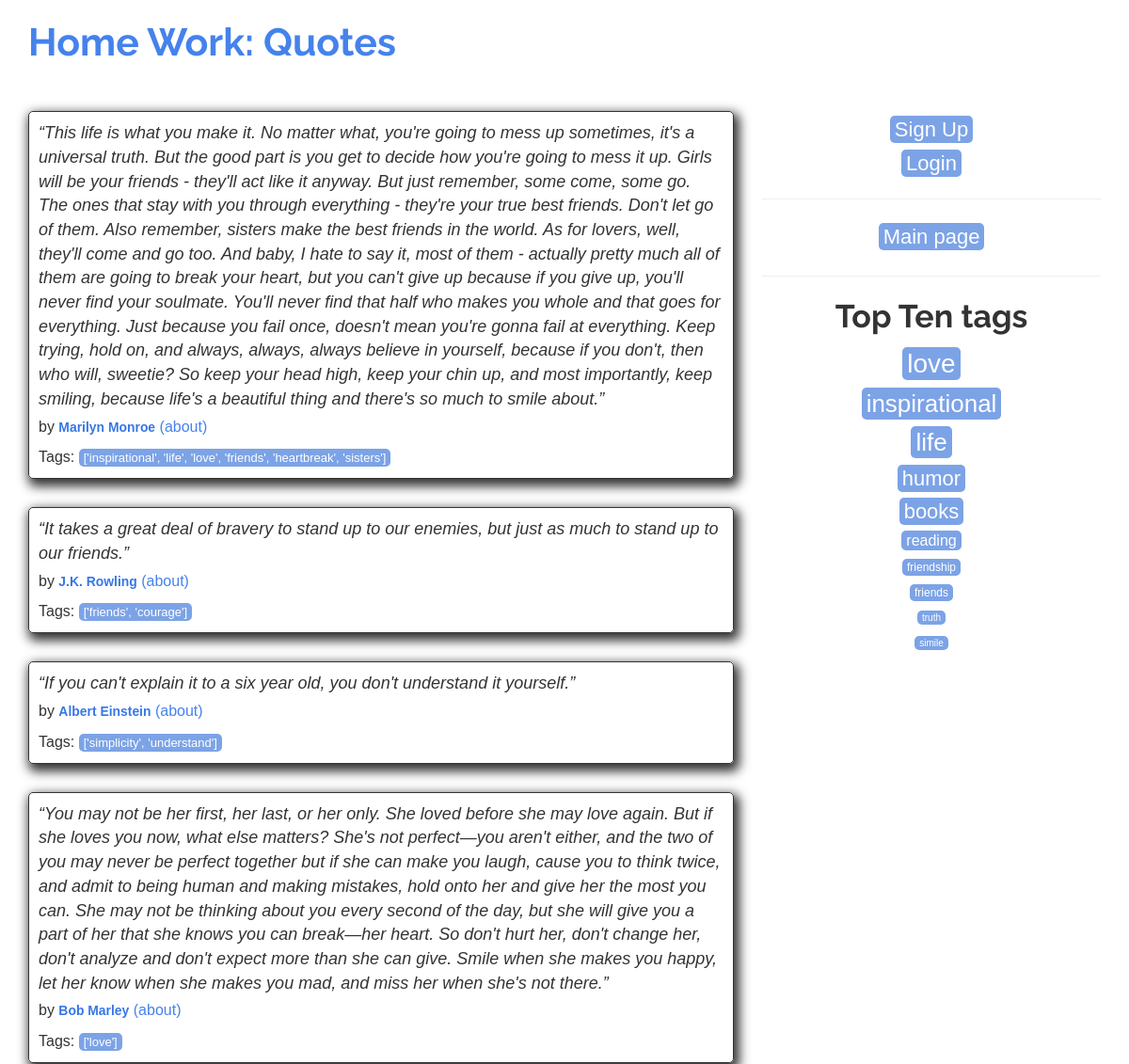
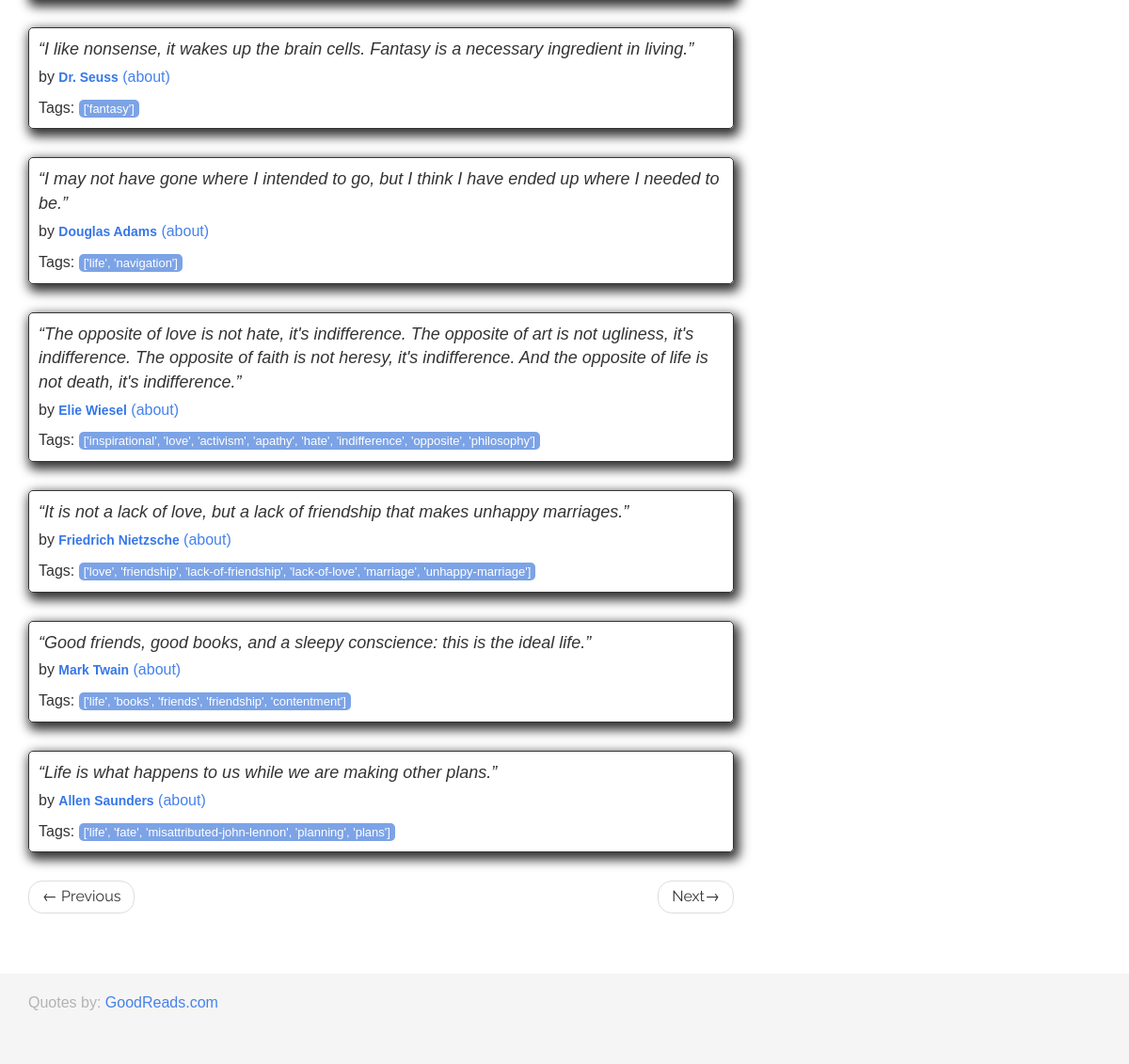
/2, run on the app's committed database (2 pictures, top to bottom).
### quotes/models.py (models this page shows, shortened)
class Quote(models.Model):
    quote = models.TextField()
    tags = models.ManyToManyField(Tag)
    author = models.ForeignKey(Author, on_delete=models.CASCADE, default=None, null=True)
    created_at = models.DateTimeField(auto_now_add=True)

class Author(models.Model):
    fullname = models.CharField(max_length=50)
    born_date = models.CharField(max_length=50)
    born_location = models.CharField(max_length=150)
    description = models.TextField()
    created_at = models.DateTimeField(auto_now_add=True)

class Tag(models.Model):
    name =  models.CharField(max_length=30, null=False, unique=True )
    def __str__(self):
        return f"{self.name}"

### quotes/views.py (the view)
# urls.py: path("", views.main_view, name="main"),
def main_view(request, page=1):
    quotes = Quote.objects.all()
    row_cnt = 10
    paginator = Paginator(list(quotes), row_cnt)
    page_quotes = paginator.page(page)
    return render(request, "quotes/main.html", context={'quotes': page_quotes})

### quotes/templatetags/extract.py (called while the page is built)
def get_tags(quote):
    qtags = []
    for name in quote.all():
        qtags.append(str(name))
    return qtags

### quotes/templates/quotes/main.html (shortened to what this page needs)
<!DOCTYPE html>
<html lang="en">
<head>
    {% load static %}
    <link rel="stylesheet" href="{% static 'quotes/bootstrap.min.css' %}">
    <link rel="stylesheet" href="{% static 'quotes/main.css' %}">
</head>
<body>
    <div class="container">
        <div class="row header-box">
            <div class="col-md-8">
                <h1>
                    <a href="/" style="text-decoration: none">Home Work: Quotes</a>
                </h1>
            </div>
        </div>
        {% load extract %}
        <div class="row">
            <div class="col-md-8">
                {% for quote in quotes %}
                <div class="quote">
                    <span class="text" itemprop="text">{{quote.quote}}</span>
                    <span>by <small class="author" itemprop="author">{{quote.author.fullname}}</small>
                        <a href="{% url 'quotes:author_show' quote.author.id %}" role="button">(about)</a>
                    </span>
                    <div class="tags">
                        Tags:
                        <a class="tag" href="/tag/{{quote.tags|qtags}}">{{quote.tags|qtags}}</a>
                    </div>
                </div>
                {% endfor %}
                <nav>
                    <ul class="pager">
                        {% if quotes.has_previous %}
                        <li class="previous">
                            <a href="{% url 'quotes:main_paginate' quotes.previous_page_number %}"><span aria-hidden="true">&larr;</span> Previous</a>
                        </li>
                        {% endif %}
                        {% if quotes.has_next %}
                        <li class="next">
                            <a href="{% url 'quotes:main_paginate' quotes.next_page_number %}">Next<span aria-hidden="true">&rarr;</span></a>
                        </li>
                        {% endif %}
                    </ul>
                </nav>
            </div>
            <div class="col-md-4 tags-box">
                {% if user.is_authenticated %}
                <h2 style="text-align: center">Welcome <b>{{ user.username }}!</b></h2>
                <span class="tag-item" style="text-align: center">
                    <a class="tag" style="font-size: 22px" href="{% url 'users:logout' %}" role="button">Logout</a>
                </span>
                <hr style="height: 2px;">
                <span class="tag-item" style="text-align: center" >
                    <a class="tag" style="font-size: 22px" href="{% url 'quotes:author' %}" role="button">Add author</a>
                </span>
                <span class="tag-item" style="text-align: center">
                    <a class="tag" style="font-size: 22px" href="{% url 'quotes:tag' %}" role="button">Add tag</a>
                </span>
                <span class="tag-item" style="text-align: center">
                    <a class="tag" style="font-size: 22px" href="{% url 'quotes:quote' %}" role="button">Add quotes</a>
                </span>
                {% else %}
                <span class="tag-item" style="text-align: center">
                    <a class="tag" style="font-size: 22px" href="{% url 'users:signup' %}" role="button">Sign Up</a>
                </span>
                <span class="tag-item" style="text-align: center">
                    <a class="tag" style="font-size: 22px" href="{% url 'users:login' %}" role="button">Login</a>
                </span>
                {% endif %}
                <hr style="height: 2px;">
                <span class="tag-item" style="text-align: center">
                    <a class="tag" style="font-size: 22px" href="/">Main page</a>
                </span>
            </div>
            <div class="col-md-4 tags-box">
                <hr style="height: 2px;">
                <h2 style="text-align: center">Top Ten tags</h2>
                <span class="tag-item" style="text-align: center">
                    <a class="tag" style="font-size: 28px" href="{% url 'quotes:main_tag' 1 'love' %}">love</a>
                </span>
                <span class="tag-item" style="text-align: center">
                    <a class="tag" style="font-size: 26px" href="/tag/inspirational/">inspirational</a>
                </span>
                <span class="tag-item" style="text-align: center">
                    <a class="tag" style="font-size: 26px" href="/tag/life/">life</a>
                </span>
                <span class="tag-item" style="text-align: center">
                    <a class="tag" style="font-size: 22px" href="/tag/humor/">humor</a>
                </span>
                <span class="tag-item" style="text-align: center">
                    <a class="tag" style="font-size: 22px" href="/tag/books/">books</a>
                </span>
                <span class="tag-item" style="text-align: center">
                    <a class="tag" style="font-size: 16px" href="/tag/reading/">reading</a>
                </span>
                <span class="tag-item" style="text-align: center">
                    <a class="tag" style="font-size: 12px" href="/tag/friendship/">friendship</a>
                </span>
                <span class="tag-item" style="text-align: center">
                    <a class="tag" style="font-size: 12px" href="/tag/friends/">friends</a>
                </span>
                <span class="tag-item" style="text-align: center">
                    <a class="tag" style="font-size: 10px" href="/tag/truth/">truth</a>
                </span>
                <span class="tag-item" style="text-align: center">
                    <a class="tag" style="font-size: 10px" href="/tag/simile/">simile</a>
                </span>
            </div>
        </div>
    </div>
    <footer class="footer">
        <div class="container">
            <p class="text-muted">
                Quotes by: <a href="https://www.goodreads.com/quotes">GoodReads.com</a>
            </p>
        </div>
    </footer>
</body>
</html>

### quotes/static/quotes/main.css (style rules this page uses)
body { font-family: sans-serif; }
.container .text-muted { margin: 20px 0; }
.tags-box { text-align: right; }
.tags-box h2 { margin-top: 0px; }
.tag-item { display: block; margin: 4px; }
.quote { padding: 10px; margin-bottom: 30px; border: 1px solid #333333; border-radius: 5px; box-shadow: 3px 5px 12px 3px #333333; }
.quote small.author { font-weight: bold; color: #3677E8; }
.quote span.text { display: block; margin-bottom: 5px; font-size: large; font-style: italic; }
.quote .tags { margin-top: 10px; }
.tag { padding: 2px 5px; border-radius: 5px; color: white; font-size: small; background-color: #7CA3E6; }
html { position: relative; min-height: 100%; }
body { margin-bottom: 60px; }
.footer { position: absolute; bottom: 0; width: 100%; height: 6em; background-color: #f5f5f5; }
.header-box { padding-bottom: 40px; }
ul.pager { margin-bottom: 100px; }

### data on the page
Quote: quote "“This life is what you make it. No matter what, you're going to mess up sometimes, it's a universal truth. But the good part is you get to decide how you're going to mess it up. Girls will be your friends - they'll act like it anyway. But just remember, some come, some go. The ones that stay with you through everything - they're your true best friends. Don't let go of them. Also remember, sisters make the best friends in the world. As for lovers, well, they'll come and go too. And baby, I hate to say it, most of them - actually pretty much all of them are going to break your heart, but you can't give up because if you give up, you'll never find your soulmate. You'll never find that half who…", author.fullname "Marilyn Monroe", tags|qtags "['inspirational', 'life', 'love', 'friends', 'heartbreak', 'sisters']"
Quote: quote "“It takes a great deal of bravery to stand up to our enemies, but just as much to stand up to our friends.”", author.fullname "J.K. Rowling", tags|qtags "['friends', 'courage']"
Quote: quote "“If you can't explain it to a six year old, you don't understand it yourself.”", author.fullname "Albert Einstein", tags|qtags "['simplicity', 'understand']"
Quote: quote "“You may not be her first, her last, or her only. She loved before she may love again. But if she loves you now, what else matters? She's not perfect—you aren't either, and the two of you may never be perfect together but if she can make you laugh, cause you to think twice, and admit to being human and making mistakes, hold onto her and give her the most you can. She may not be thinking about you every second of the day, but she will give you a part of her that she knows you can break—her heart. So don't hurt her, don't change her, don't analyze and don't expect more than she can give. Smile when she makes you happy, let her know when she makes you mad, and miss her when she's not there.”", author.fullname "Bob Marley", tags|qtags "['love']"
Quote: quote "“I like nonsense, it wakes up the brain cells. Fantasy is a necessary ingredient in living.”", author.fullname "Dr. Seuss", tags|qtags "['fantasy']"
Quote: quote "“I may not have gone where I intended to go, but I think I have ended up where I needed to be.”", author.fullname "Douglas Adams", tags|qtags "['life', 'navigation']"
Quote: quote "“The opposite of love is not hate, it's indifference. The opposite of art is not ugliness, it's indifference. The opposite of faith is not heresy, it's indifference. And the opposite of life is not death, it's indifference.”", author.fullname "Elie Wiesel", tags|qtags "['inspirational', 'love', 'activism', 'apathy', 'hate', 'indifference', 'opposite', 'philosophy']"
Quote: quote "“It is not a lack of love, but a lack of friendship that makes unhappy marriages.”", author.fullname "Friedrich Nietzsche", tags|qtags "['love', 'friendship', 'lack-of-friendship', 'lack-of-love', 'marriage', 'unhappy-marriage']"
Quote: quote "“Good friends, good books, and a sleepy conscience: this is the ideal life.”", author.fullname "Mark Twain", tags|qtags "['life', 'books', 'friends', 'friendship', 'contentment']"
Quote: quote "“Life is what happens to us while we are making other plans.”", author.fullname "Allen Saunders", tags|qtags "['life', 'fate', 'misattributed-john-lennon', 'planning', 'plans']"
